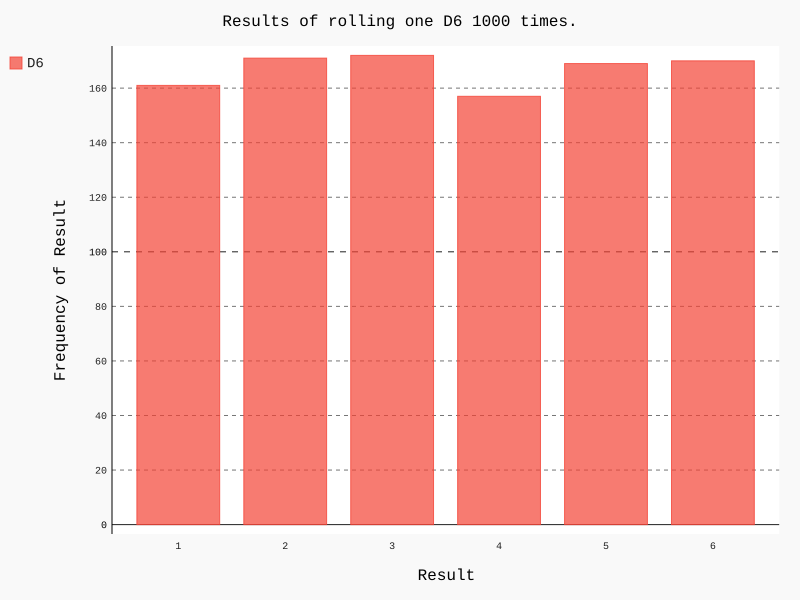

Python code for this plot:
import pygal
from die import Die

# 创建六面骰子 D6.
die = Die()

# 掷几次骰子，将结果存储在一个列表
results = []
for roll_num in range(1000):
    result = die.roll()
    results.append(result)
    
# 分析结果
frequencies = []
for value in range(1, die.num_sides + 1):
    frequency = results.count(value)
    frequencies.append(frequency)
    
# 结果可视化
hist = pygal.Bar()      # 柱状直方图

hist.title = "Results of rolling one D6 1000 times."
hist.x_labels = ['1', '2', '3', '4', '5', '6']
hist.x_title = "Result"
hist.y_title = "Frequency of Result"

hist.add('D6', frequencies)
hist.render_to_file('die_visual.svg')   # 存储为svg文件，用web打开
